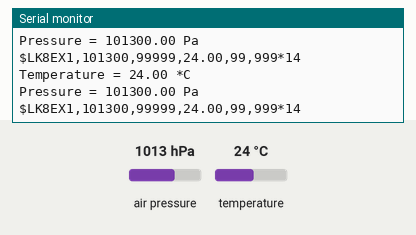
A sketch run on a simulated ESP32. Shown: the last lines printed to the serial monitor. Inputs (shaded band) come from the test bench; at power-on: air pressure 1013 hPa, temperature 24 °C. Nothing arrives over Bluetooth unless stated; a phone connects over Bluetooth LE 3 s after start.

Above: at 1.8 s.
1.9 s: air pressure set to 975 hPa
At 2.8 s:
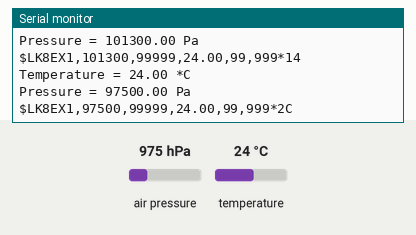
4.5 s: temperature set to 33 °C
At 5.8 s:
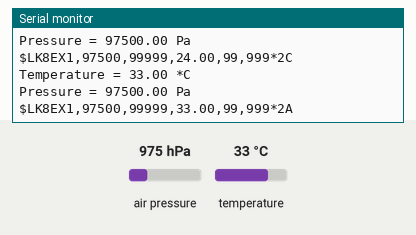
7.5 s: air pressure set to 952 hPa
At 8.6 s:
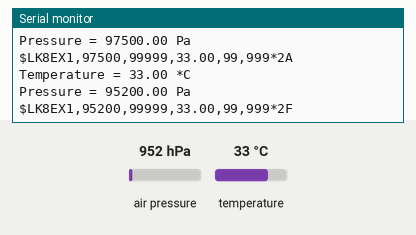
Timing chart, 0 to 10.5 s (numbered marks = the images above; inputs shaded):
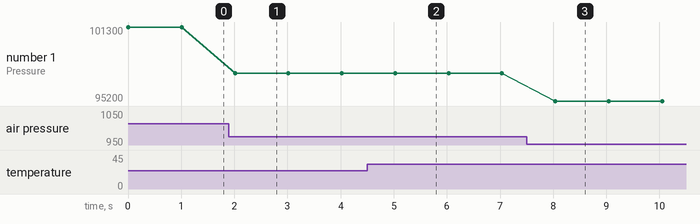

Measured:
- after the input at 1.9 s, the serial monitor: prints a new line after 0.12 s (image 1)
- after the input at 4.5 s, the serial monitor: prints a new line after 0.53 s (image 2)
- after the input at 7.5 s, the serial monitor: prints a new line after 0.54 s (image 3)
- plotted number 1: 101300 → 97500 after the input at 1.9 s, 97500 → 95200 after the input at 7.5 s

The sketch:

sr-vario.ino
```cpp
#include <BLEDevice.h>
#include <BLEUtils.h>
#include <BLEServer.h>
#include <Wire.h>
#include <math.h>
#include <Adafruit_BMP280.h>

Adafruit_BMP280 bmp; // use I2C interface

// See the following for generating UUIDs:
// https://www.uuidgenerator.net/

#define SERVICE_UUID        "6E400001-B5A3-F393-E0A9-E50E24DCCA9E"
#define CHARACTERISTIC_UUID "6E400003-B5A3-F393-E0A9-E50E24DCCA9E"
#define BLE_SERVER_NAME "SR-VARIO"

BLECharacteristic *pCharacteristic;
#define BT_PACKET_SIZE 20

void setup() {
  Serial.begin(115200);
  Serial.println("Starting BLE work!");

  unsigned status;
  status = bmp.begin(0x76);
  if (!status) {
    Serial.println(F("Could not find a valid BMP280 sensor, check wiring or "
                      "try a different address!"));
    while (1) delay(10);
  }

  /* Default settings from datasheet. */
  bmp.setSampling(Adafruit_BMP280::MODE_NORMAL,     /* Operating Mode. */
                  Adafruit_BMP280::SAMPLING_X2,     /* Temp. oversampling */
                  Adafruit_BMP280::SAMPLING_X16,    /* Pressure oversampling */
                  Adafruit_BMP280::FILTER_X16,      /* Filtering. */
                  Adafruit_BMP280::STANDBY_MS_500); /* Standby time. */

  BLEDevice::init(BLE_SERVER_NAME);
  BLEServer *pServer = BLEDevice::createServer();
  BLEService *pService = pServer->createService(SERVICE_UUID);

  pCharacteristic = pService->createCharacteristic(
                                         CHARACTERISTIC_UUID,
                                         BLECharacteristic::PROPERTY_NOTIFY
                                       );

  pService->start();

  // BLEAdvertising *pAdvertising = pServer->getAdvertising();  // this still is working for backward compatibility
  BLEAdvertising *pAdvertising = BLEDevice::getAdvertising();
  pAdvertising->addServiceUUID(SERVICE_UUID);

  BLEDevice::startAdvertising();
  Serial.println("Characteristic defined! Now you can read it in your phone!");
}


static uint8_t ble_uart_nmea_checksum(const char *szNMEA){
  const char* sz = &szNMEA[1]; // skip leading '$'
  uint8_t cksum = 0;
  while ((*sz) != 0 && (*sz != '*')) {
    cksum ^= (uint8_t) *sz;
    sz++;
    }
  return cksum;
  }

// $LXWP0,N,,598.9,0.02,,,,,,,,*52
// $LK8EX1,101133,99999,22,36,1000,*2F
void loop() {

    double pressure = floor(bmp.readPressure());
    float temp = bmp.readTemperature();
   Serial.print(F("Temperature = "));
    Serial.print(temp);
    Serial.println(" *C");

    Serial.print(F("Pressure = "));
    Serial.print(pressure);
    Serial.println(" Pa");

    //Serial.print(F("Approx altitude = "));
    //Serial.print(bmp.readAltitude(1032)); /* Adjusted to local forecast! */
    //Serial.println(" m");

    Serial.println();


    char szmsg[40];
    //https://github.com/LK8000/LK8000/blob/master/Docs/LK8EX1.txt
    sprintf(szmsg, "$LK8EX1,%d,%d,%.2f,99,999*", (uint32_t) pressure,99999, temp
    );
    uint8_t cksum = ble_uart_nmea_checksum(szmsg);
    char szcksum[5];
    sprintf(szcksum,"%02X\r\n", cksum);
    strcat(szmsg, szcksum);

    Serial.print(szmsg);
    pCharacteristic->setValue(szmsg);
    pCharacteristic->notify();


  delay(1000);
}
```
